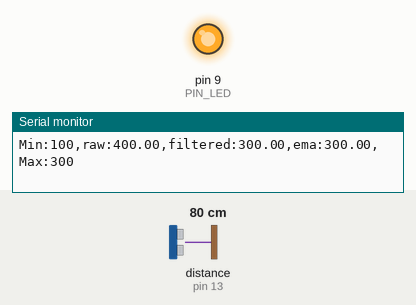
The sketch below on a simulated Arduino Uno, built with avr-gcc and run on an emulated ATmega328P. On the bench: output pins drawn as LEDs (lit = HIGH), the last lines printed to the serial monitor. Wiring (inferred from the names in the program): ultrasonic range finder: trigger pin 12; echo pin 13. Inputs (shaded band) come from the test bench; at power-on: distance to the obstacle (sensor on pin 13) 80 cm. The echo pulse lasts 58.3 µs per cm; pins used as bus, display or sensor lines are not drawn.

Above: at 1.2 s.
1.3 s: distance to the obstacle (sensor on pin 13) set to 18 cm
At 2.5 s:
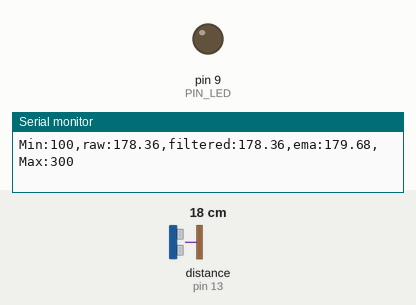
2.8 s: distance to the obstacle (sensor on pin 13) set to 2 cm
At 3.6 s:
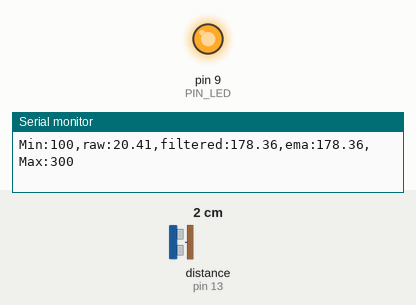
Timing chart, 0 to 5.8 s (numbered marks = the images above; inputs shaded):
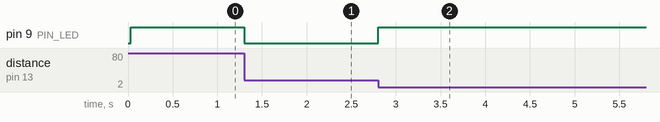

The sketch:

09_example_1.ino
```cpp
// Arduino pin assignment
#define PIN_LED  9
#define PIN_TRIG 12
#define PIN_ECHO 13

// configurable parameters
#define SND_VEL 346.0     // sound velocity at 24 celsius degree (unit: m/sec)
#define INTERVAL 25       // sampling interval (unit: msec)
#define PULSE_DURATION 10 // ultra-sound Pulse Duration (unit: usec)
#define _DIST_MIN 100     // minimum distance to be measured (unit: mm)
#define _DIST_MAX 300     // maximum distance to be measured (unit: mm)

#define TIMEOUT ((INTERVAL / 2) * 1000.0) // maximum echo waiting time (unit: usec)
#define SCALE (0.001 * 0.5 * SND_VEL)     // coefficent to convert duration to distance

#define _EMA_ALPHA 0.3    // EMA weight of new sample (range: 0 to 1)
// Setting EMA to 1 effectively disables EMA filter.

// global variables
unsigned long last_sampling_time;   // unit: msec
float dist_prev = _DIST_MAX;        // Distance last-measured (valid value 유지용)
float dist_ema = _DIST_MAX;         // EMA distance 초기값

void setup() {
  // initialize GPIO pins
  pinMode(PIN_LED,OUTPUT);
  pinMode(PIN_TRIG,OUTPUT);
  pinMode(PIN_ECHO,INPUT);
  digitalWrite(PIN_TRIG, LOW);

  // initialize serial port
  Serial.begin(57600);
}

void loop() {
  float dist_raw, dist_filtered;

  // wait until next sampling time
  if (millis() < last_sampling_time + INTERVAL)
    return;

  // get a distance reading from the USS
  dist_raw = USS_measure(PIN_TRIG,PIN_ECHO);

  // 범위 기반 필터 적용
  if ((dist_raw == 0.0) || (dist_raw > _DIST_MAX)) {
      dist_filtered = dist_prev;   // 범위 초과 → 이전 값 유지
  } else if (dist_raw < _DIST_MIN) {
      dist_filtered = dist_prev;   // 범위 미만 → 이전 값 유지
  } else {
      dist_filtered = dist_raw;    // 범위 안 → 새 값 사용
      dist_prev = dist_raw;        // 이전 값 갱신
  }

  // EMA 적용
  dist_ema = _EMA_ALPHA * dist_filtered + (1.0 - _EMA_ALPHA) * dist_ema;

  // output the distance to the serial port
  Serial.print("Min:");   Serial.print(_DIST_MIN);
  Serial.print(",raw:"); Serial.print(min(dist_raw, _DIST_MAX + 100));
  Serial.print(",filtered:");  Serial.print(min(dist_filtered, _DIST_MAX + 100));
  Serial.print(",ema:");  Serial.print(min(dist_ema, _DIST_MAX + 100));
  Serial.print(",Max:");  Serial.print(_DIST_MAX);
  Serial.println("");

  // LED 표시 (범위 밖이면 켜짐)
  if ((dist_raw < _DIST_MIN) || (dist_raw > _DIST_MAX))
    digitalWrite(PIN_LED, 1);   // LED ON
  else
    digitalWrite(PIN_LED, 0);   // LED OFF

  // update last sampling time
  last_sampling_time += INTERVAL;
}

// get a distance reading from USS. return value is in millimeter.
float USS_measure(int TRIG, int ECHO)
{
  digitalWrite(TRIG, HIGH);
  delayMicroseconds(PULSE_DURATION);
  digitalWrite(TRIG, LOW);

  return pulseIn(ECHO, HIGH, TIMEOUT) * SCALE; // unit: mm
}
```

Measured:
- after the input at 1.3 s, pin 9 (PIN_LED): HIGH → LOW at once
- after the input at 2.8 s, pin 9 (PIN_LED): LOW → HIGH at once
